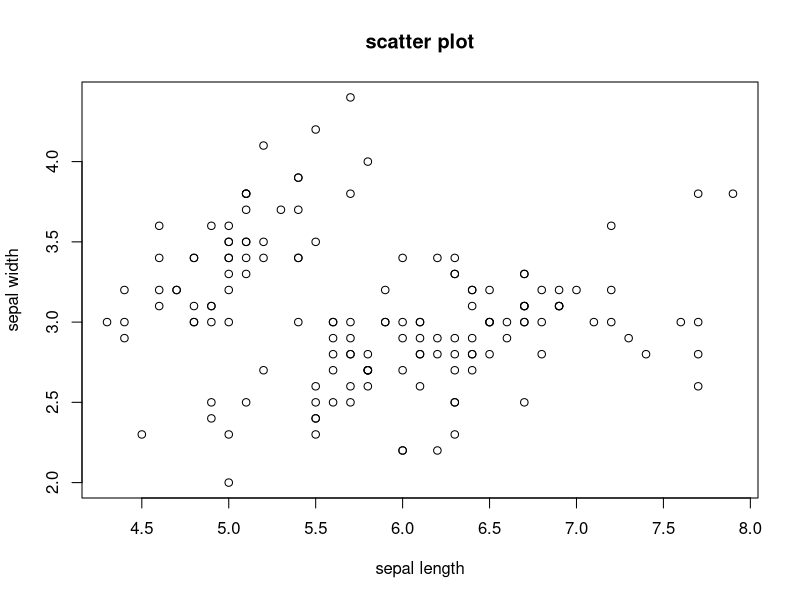
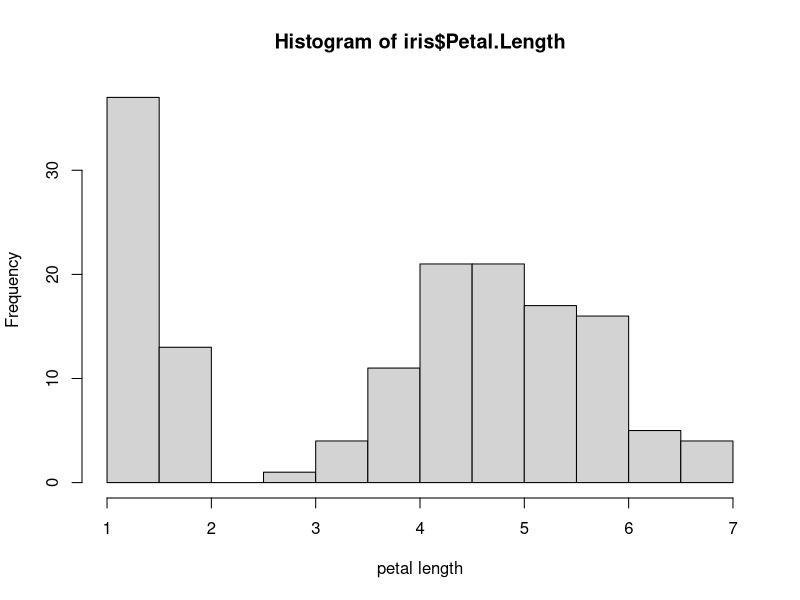
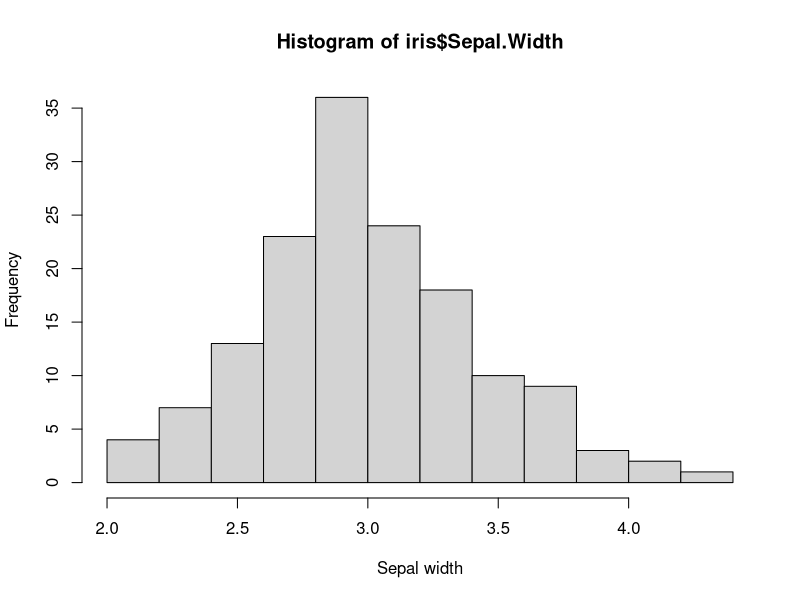
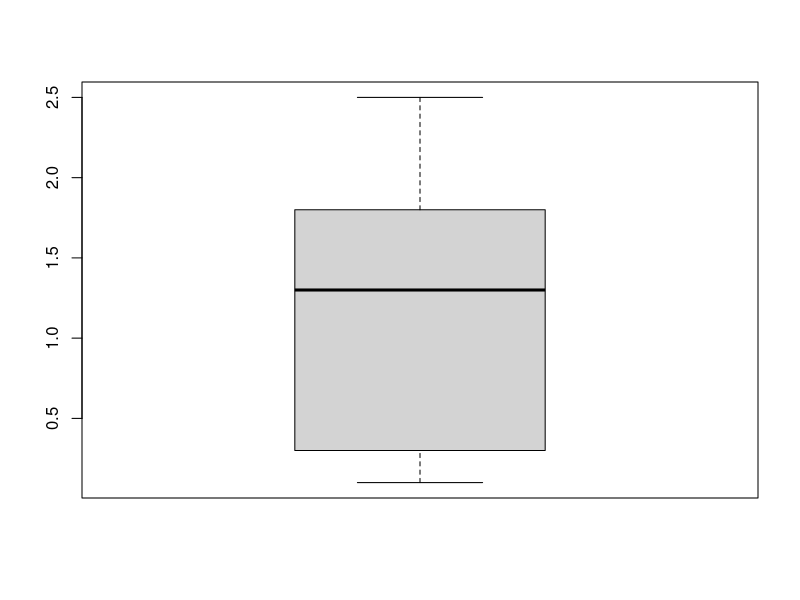

Reproduce these figures in R, in order.
head(iris)
plot(x = iris$Sepal.Length, y = iris$Sepal.Width, xlab = "sepal length",
     ylab = "sepal width", main = "scatter plot")
hist(x = iris$Petal.Length, xlab = "petal length")
hist(x = iris$Sepal.Width, xlab = "Sepal width")
boxplot(x = iris$Petal.Width)
